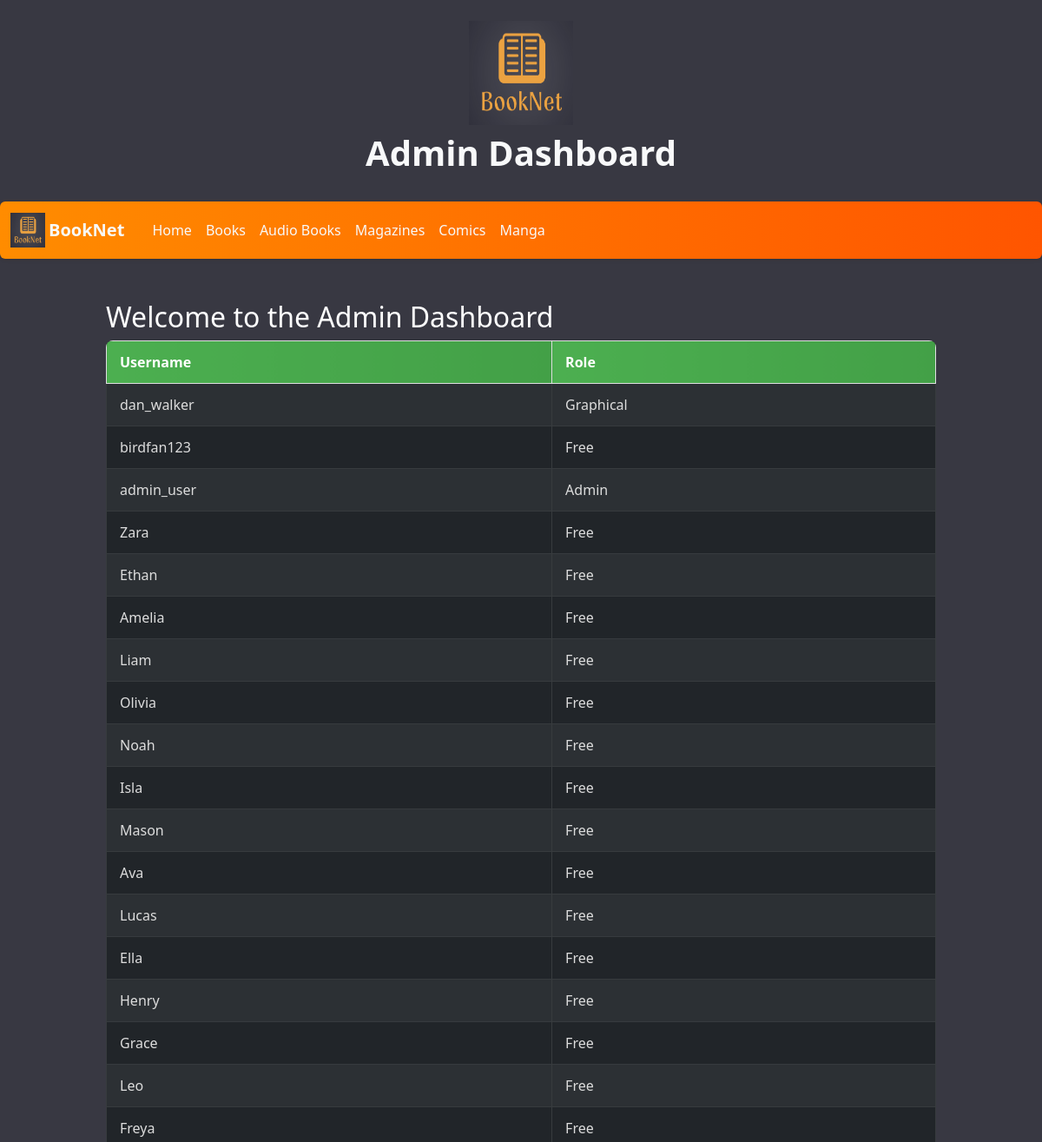
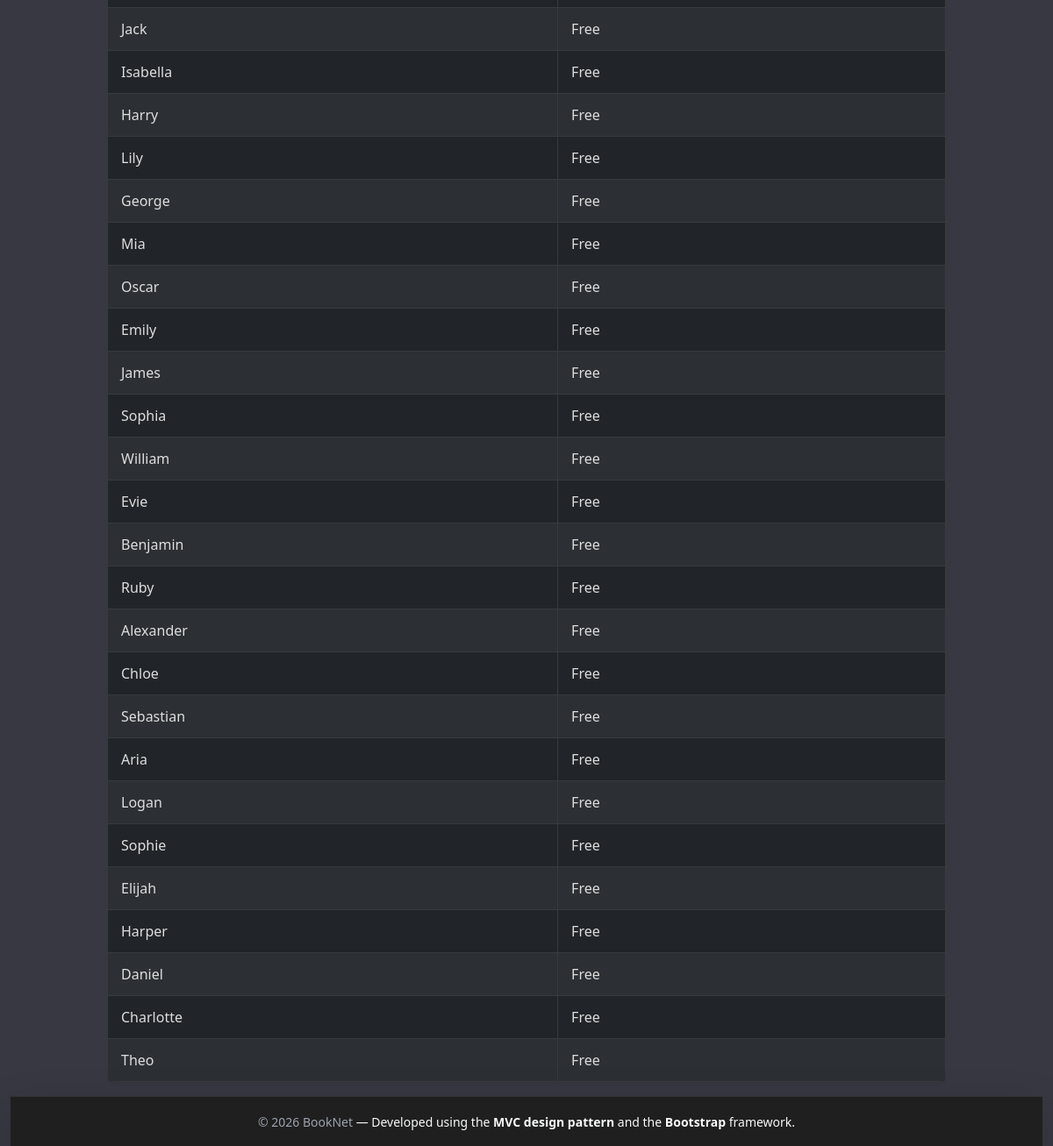
Screenshot of /admin.php (signed in) with the database file from the repository (2 pictures, top to bottom).
### tables this page shows
CREATE TABLE "users"
(
    id            INTEGER
        primary key autoincrement,
    username      TEXT not null,
    password_hash TEXT not null,
    email         TEXT not null,
    role          TEXT
);

### admin.php (called while the page is built, shortened)
<?php
require_once('Models/AdminDataSet.php');
$view = new stdClass();
$view->pageTitle = 'Admin Dashboard';
$adminDataSet = new AdminDataSet();
$view->admins = $adminDataSet->fetchAdmin();
require_once('Views/admin.phtml');

### Models/Database.php (called while the page is built, shortened)
<?php
class Database
{
    protected static $_dbInstance = null;
    protected $_dbHandle = null;
    public static function getInstance()
    {
        if (self::$_dbInstance === null) {
            self::$_dbInstance = new self();
        }
        return self::$_dbInstance;
    }
    private function __construct()
    {
        $dbPath = __DIR__ . '/../database/BookNet.sqlite';
        try {
            $this->_dbHandle = new PDO('sqlite:' . $dbPath);
            $this->_dbHandle->setAttribute(PDO::ATTR_ERRMODE, PDO::ERRMODE_EXCEPTION);
            $this->_dbHandle->setAttribute(PDO::ATTR_DEFAULT_FETCH_MODE, PDO::FETCH_ASSOC);
        } catch (PDOException $e) {
            die('Database connection failed: ' . htmlspecialchars($e->getMessage()));
        }
    }
    public function getdbConnection()
    {
        return $this->_dbHandle;
    }
}

### Models/AdminDataSet.php (called while the page is built)
<?php
require_once('Database.php');
require_once('AdminData.php');
class AdminDataSet
{
    protected $_dbHandle, $_dbInstance;
    public function __construct()
    {
        $this->_dbInstance = Database::getInstance();
        $this->_dbHandle = $this->_dbInstance->getdbConnection();
    }
    public function fetchAdmin()
    {
        $sqlQuery = 'SELECT username, role FROM users;
;
';
        $statement = $this->_dbHandle->prepare($sqlQuery);
        $statement->execute();
        $dataSet = [];
        while ($row = $statement->fetch()) {
            $dataSet[] = new AdminData($row);
        }
        return $dataSet;
    }
}

### Models/AdminData.php (called while the page is built)
<?php
class AdminData {
    protected  $_role, $_username;
    public function __construct($dbRow) {
        $this->_role = $dbRow['role'];
        $this->_username = $dbRow['username'];
    }
    public function getRole() {
        return $this->_role;
    }
    public function getUsername() {
        return $this->_username;
    }
}

### Views/admin.phtml (the view)
<?php require('template/header.phtml') ?>
    <link rel="stylesheet" href="css_store/adminstyles.css">
    <div class="container mt-4">
        <h2 class="text-white">Welcome to the Admin Dashboard</h2>
        <div class="table-responsive">
            <table class="table table-dark table-bordered table-striped align-middle shadow-sm rounded-3">
                <thead class="table-light text-dark">
                <tr>
                    <th>Username</th>
                    <th>Role</th>
                </tr>
                </thead>
                <tbody>
                <?php if (!empty($view->admins)): ?>
                    <?php foreach ($view->admins as $admin): ?>
                        <tr>
                            <td><?php echo htmlspecialchars($admin->getUsername()); ?></td>
                            <td><?php echo htmlspecialchars($admin->getRole()); ?></td>
                        </tr>
                    <?php endforeach; ?>
                <?php endif; ?>
                </tbody>
            </table>
        </div>
    </div>
<?php require('template/footer.phtml') ?>

### Views/template/header.phtml (shortened to what this page needs)
<!DOCTYPE html>
<html lang="en">
<head>
    <link href="https://cdn.jsdelivr.net/npm/bootstrap@5.2.0/dist/css/bootstrap.min.css" rel="stylesheet">
    <link href="css_store/headerStyles.css" rel="stylesheet">
</head>
<body>
<div class="container-fluid main-bg min-vh-100 d-flex flex-column">
    <div class="row">
        <div id="title" class="col-12 text-center py-4">
            <img src="images/img.png" width="120" height="120" alt="BookNet" class="mb-2" />
            <h1 class="text-light fw-bold"><?php echo $view->pageTitle; ?></h1>
        </div>
    </div>
    <div class="row">
        <nav class="navbar navbar-expand-lg navbar-dark shadow-sm rounded mb-4"
             style="background: linear-gradient(90deg, #FF8C00, #FF5500);">
            <div class="container-fluid">
                <a class="navbar-brand fw-bold text-light d-flex align-items-center" href="index.php">
                    <img src="images/img.png" width="40" height="40"
                         class="d-inline-block align-text-top me-1" alt="Logo">
                    BookNet
                </a>
                <div class="collapse navbar-collapse" id="navbarNavAltMarkup">
                    <div class="navbar-nav ms-2">
                        <a class="nav-item nav-link text-light px-2 py-2 rounded hover-glow" href="index.php">Home</a>
                        <a class="nav-item nav-link text-light px-2 py-2 rounded hover-glow" href="books.php">Books</a>
                        <a class="nav-item nav-link text-light px-2 py-2 rounded hover-glow" href="audiobooks.php">Audio Books</a>
                        <a class="nav-item nav-link text-light px-2 py-2 rounded hover-glow" href="magazines.php">Magazines</a>
                        <a class="nav-item nav-link text-light px-2 py-2 rounded hover-glow" href="comics.php">Comics</a>
                        <a class="nav-item nav-link text-light px-2 py-2 rounded hover-glow" href="manga.php">Manga</a>
                    </div>
                </div>
            </div>
        </nav>
    </div>
    <main id="content" class="col-xs-6 col-sm-9 col-md-10 mx-auto">

### Views/template/footer.phtml (shortened to what this page needs)
</main>
<footer class="footer mt-auto py-3 bg-dark text-center text-light shadow-lg">
    <div class="container">
        <p class="mb-0">
            <small>
                <span class="text-secondary">© <?php echo date("Y"); ?> BookNet</span> —
                Developed using the <strong>MVC design pattern</strong> and the <strong>Bootstrap</strong> framework.
            </small>
        </p>
    </div>
</footer>
</body>
</html>

### css_store/headerStyles.css (style rules this page uses)
html, body { background-color: #121212; color: #e0e0e0; margin: 0; padding: 0; min-height: 100vh; }
.main-bg { background-color: #383842; }
.navbar-dark { background-color: #1f1f1f !important; }
footer.footer { background-color: #1f1f1f !important; color: #b0b0b0; border-top: 1px solid #333; }
footer.footer strong { color: #f8f9fa; }
footer.footer .text-secondary { color: #9ca3af !important; }
table { color: #fff !important; background-color: #2b2b2b !important; }
table th { color: #fff !important; background-color: #3a3a3a !important; }
table td { color: #ddd !important; }
.navbar-nav .nav-link.hover-glow { transition: all 0.3s ease; position: relative; }
.navbar-nav .nav-link.hover-glow::after { content: ''; position: absolute; width: 0; height: 2px; left: 50%; bottom: 0; background-color: #f8f9fa; transition: all 0.3s ease; }

### css_store/adminstyles.css (style rules this page uses)
.table { border-radius: 12px; overflow: hidden; box-shadow: 0 4px 10px rgba(0, 0, 0, 0.15); }
.table th { background: linear-gradient(90deg, #4CAF50, #43A047); color: #fff; font-weight: 600; text-align: left; padding: 12px 15px; }
.table td { padding: 12px 15px; color: #e0e0e0; }
.table-striped tbody tr:nth-of-type(odd) { background-color: rgba(255, 255, 255, 0.05); }
.table-responsive { overflow-x: auto; }
.table thead th { position: sticky; top: 0; z-index: 10; }

### rows the page displays
users: username "dan_walker", role "Graphical"
users: username "birdfan123", role "Free"
users: username "admin_user", role "Admin"
users: username "Zara", role "Free"
users: username "Ethan", role "Free"
users: username "Amelia", role "Free"
users: username "Liam", role "Free"
users: username "Olivia", role "Free"
users: username "Noah", role "Free"
users: username "Isla", role "Free"
users: username "Mason", role "Free"
users: username "Ava", role "Free"
users: username "Lucas", role "Free"
users: username "Ella", role "Free"
users: username "Henry", role "Free"
users: username "Grace", role "Free"
users: username "Leo", role "Free"
users: username "Freya", role "Free"
users: username "Jack", role "Free"
users: username "Isabella", role "Free"
users: username "Harry", role "Free"
users: username "Lily", role "Free"
users: username "George", role "Free"
users: username "Mia", role "Free"
users: username "Oscar", role "Free"
users: username "Emily", role "Free"
users: username "James", role "Free"
users: username "Sophia", role "Free"
users: username "William", role "Free"
users: username "Evie", role "Free"
users: username "Benjamin", role "Free"
users: username "Ruby", role "Free"
users: username "Alexander", role "Free"
users: username "Chloe", role "Free"
users: username "Sebastian", role "Free"
users: username "Aria", role "Free"
users: username "Logan", role "Free"
users: username "Sophie", role "Free"
users: username "Elijah", role "Free"
users: username "Harper", role "Free"
users: username "Daniel", role "Free"
users: username "Charlotte", role "Free"
users: username "Theo", role "Free"

### other values shown
$view->pageTitle "Admin Dashboard"
